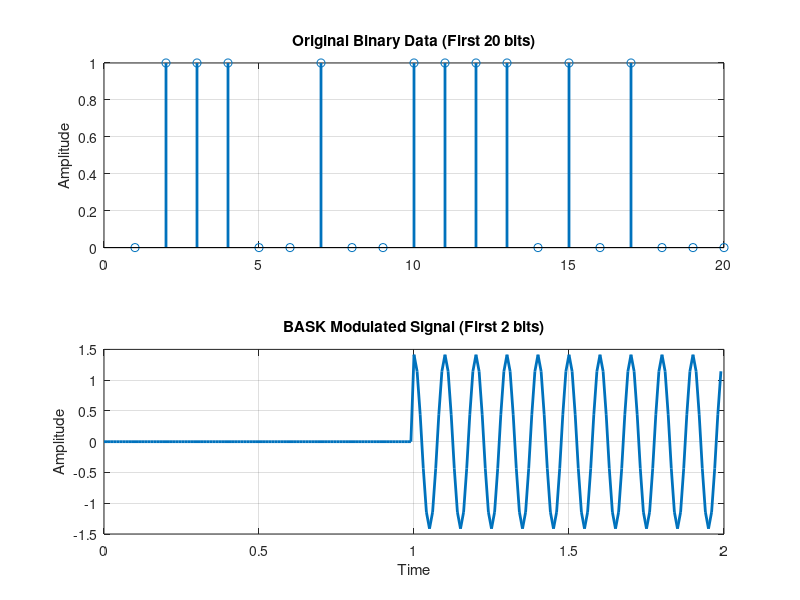
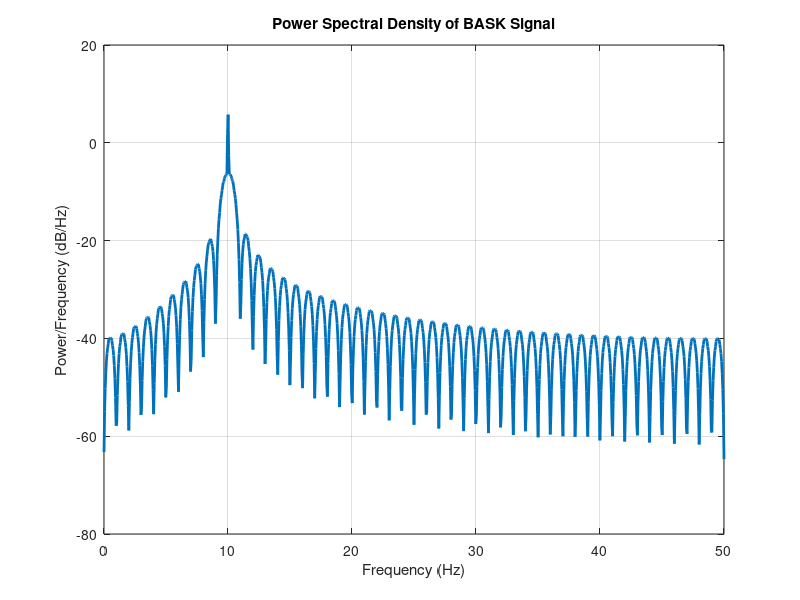
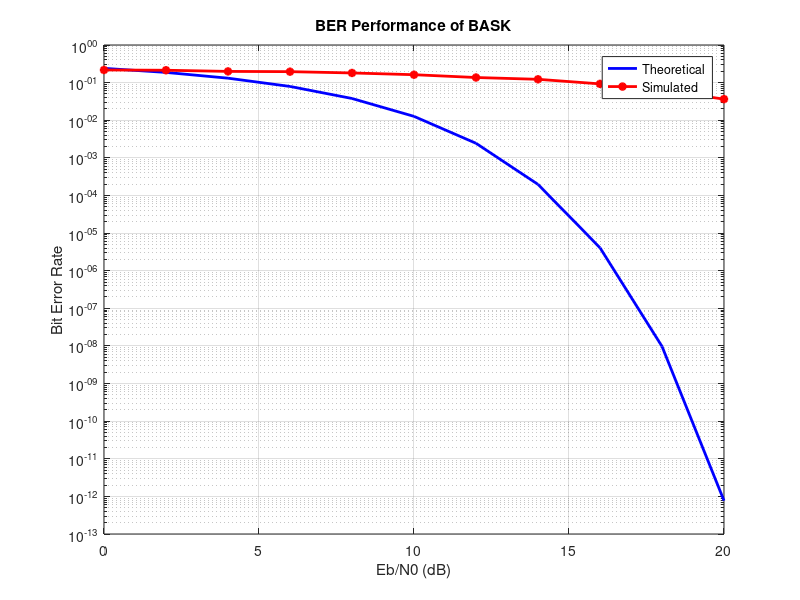

Write the MATLAB code that produced these figures, in order.
% BASK Modulation and Demodulation Simulation with BER Analysis
clear all;
close all;
clc;

% Simulation Parameters
N = 10000;          % Number of bits
Fs = 100;           % Sampling frequency
fc = 10;            % Carrier frequency
T = 1;              % Bit period
t = 0:1/Fs:T-1/Fs;  % Time vector for one bit
Eb = 1;             % Energy per bit

% Transmitter
% Generate random binary stream
data = randi([0 1], 1, N);

% Baseband Signal (Amplitude Modulation)
A1 = sqrt(2*Eb);   % Amplitude for '1'
A0 = 0;            % Amplitude for '0'

baseband_signal = data * A1; % Binary data scaled to amplitude

% Generate Carrier Signal
carrier = cos(2*pi*fc*t);

% Modulation
modulated_signal = [];
for i = 1:N
    modulated_bit = baseband_signal(i) * carrier;
    modulated_signal = [modulated_signal modulated_bit];
end

% Time vector for the entire modulated signal
t_total = 0:1/Fs:(N*T-1/Fs);

% Plot Baseband and Passband Signals
figure(1);
subplot(2,1,1);
stem(data(1:20), 'LineWidth', 2);
title('Original Binary Data (First 20 bits)');
ylabel('Amplitude');
grid on;

subplot(2,1,2);
plot(t_total(1:200), modulated_signal(1:200), 'LineWidth', 2);
title('BASK Modulated Signal (First 2 bits)');
xlabel('Time');
ylabel('Amplitude');
grid on;

% Spectrum Analysis
figure(2);
[pxx, f] = pwelch(modulated_signal, [], [], [], Fs);
plot(f, 10*log10(pxx), 'LineWidth', 2);
title('Power Spectral Density of BASK Signal');
xlabel('Frequency (Hz)');
ylabel('Power/Frequency (dB/Hz)');
grid on;

% Channel
EbN0dB = 0:2:20; % Eb/N0 range in dB
EbN0 = 10.^(EbN0dB/10); % Convert to linear scale
BER_simulated = zeros(size(EbN0));
BER_theoretical = qfunc(sqrt(EbN0/2)); % Theoretical BER for BASK

for i = 1:length(EbN0)
    % Noise Variance
    noise_variance = 1 / (2*EbN0(i)); % Correct noise variance
    noise = sqrt(noise_variance) * randn(size(modulated_signal));

    % Add Noise to Modulated Signal
    received_signal = modulated_signal + noise;

    % Receiver
    demodulated_signal = [];
    for j = 1:N
        % Extract the bit segment
        bit_segment = received_signal((j-1)*length(t)+1:j*length(t));
        % Correlation with carrier (coherent detection)
        decision_metric = sum(bit_segment .* carrier);
        % Threshold decision: compare against 0
        demodulated_bit = decision_metric > (sum(carrier.^2) * A0 + A1) / 2; 
        demodulated_signal = [demodulated_signal demodulated_bit];
    end

    % Calculate BER
    errors = sum(data ~= demodulated_signal);
    BER_simulated(i) = errors / N;
end

% Plot BER Curves
figure(3);
semilogy(EbN0dB, BER_theoretical, 'b-', 'LineWidth', 2);
hold on;
semilogy(EbN0dB, BER_simulated, 'r*-', 'LineWidth', 2);
grid on;
title('BER Performance of BASK');
xlabel('Eb/N0 (dB)');
ylabel('Bit Error Rate');
legend('Theoretical', 'Simulated');